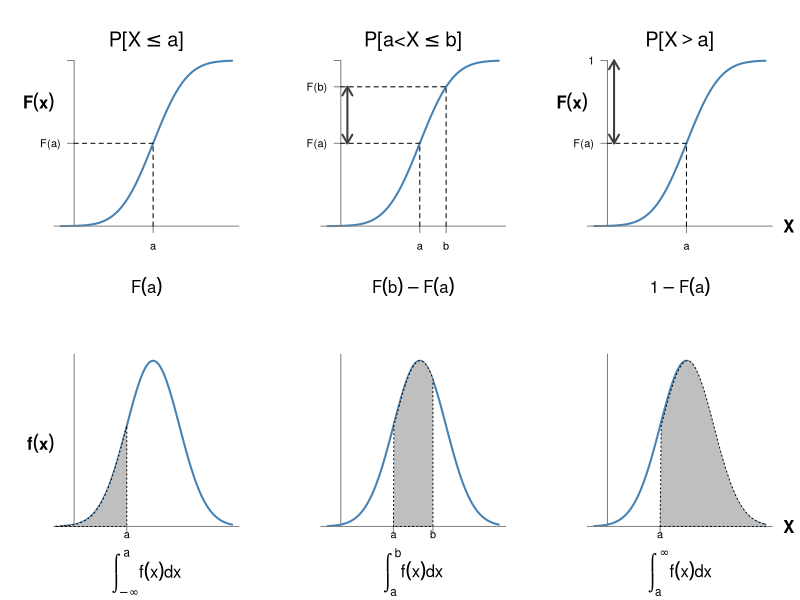
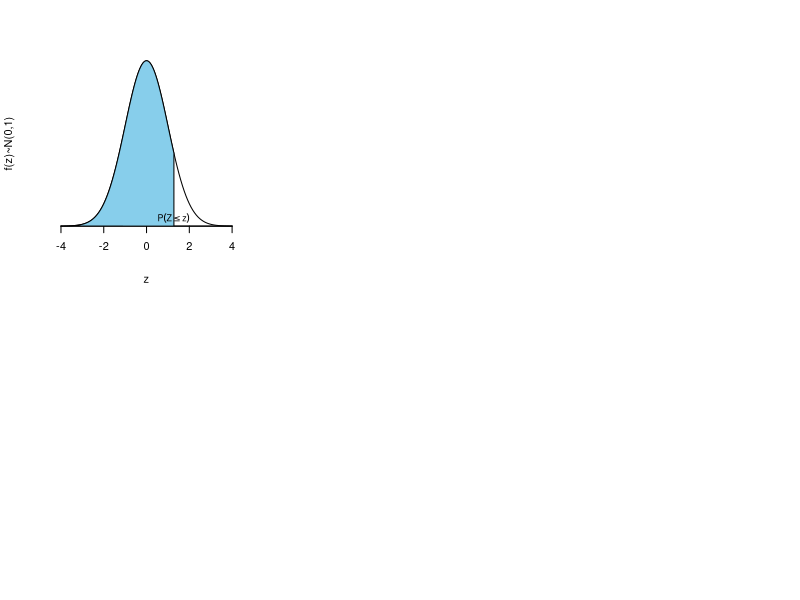

These charts were generated, in order, by the following R code:
## ---- chunk 1
# rmarkdown::render("_formulario.Rmd", output_format = "pdf_document")
## ---- chunk 2
par(mfrow=c(2,3))


## distribution 
curve(pnorm(x, mean = 3),
      xlim = c(-0.5, 6),
      ylab = "",
      col = "steelblue",
      lwd = 2,
      axes = FALSE,
      xlab = "")
axis(1, col = gray(0.5), pos = 0, at = c(-1, 3, 10),
     labels = c("", "a", ""))
axis(2, las = 2, pos = 0, col = gray(0.5),
     at = pnorm(c(-1, 3, 10), mean=3),
     labels = c("", "F(a)", ""))
mtext(expression(bold(F(x))), side = 2, at = 0.75, las = 2)
mtext(expression(F(a)), side = 1, line =4)
lines(c(3, 3), c(0, pnorm(3, mean=3)), lty = 2)
lines(c(0, 3), c(pnorm(c(3,3), mean=3)), lty = 2)
mtext(expression(P*"["*X<=a*"]"), 3, cex = 1.2, padj = 0)

## distribution 
curve(pnorm(x, mean = 3),
      xlim = c(-0.5, 6),
      ylab = "",
      col = "steelblue",
      lwd = 2,
      axes = FALSE,
      xlab = "")
axis(1, col = gray(0.5), pos = 0, at = c(-1, 3, 4, 10),
     labels = c("", "a", "b", ""))
axis(2, las = 2, pos = 0, col = gray(0.5),
     at = pnorm(c(-1, 3, 4, 10), mean=3),
     labels = c("", "F(a)", "F(b)", ""))
mtext(expression(F(b)-F(a)), side = 1, line =4)
lines(c(3, 3), c(0, pnorm(3, mean=3)), lty = 2)
lines(c(4, 4), c(0, pnorm(4, mean=3)), lty = 2)
lines(c(0, 3), c(pnorm(c(3,3), mean=3)), lty = 2)
lines(c(0, 4), c(pnorm(c(4,4), mean=3)), lty = 2)
arrows(0.25, pnorm(3, 3), 0.25, pnorm(4, 3), length = 0.1,
       code = 3, lwd=2, col = gray(0.25))
mtext(expression(P*"[a<X"<=b*"]"), cex = 1.2, padj = 0)

curve(pnorm(x, mean = 3),
      xlim = c(-0.5, 6),
      ylab = "",
      col = "steelblue",
      lwd = 2,
      axes = FALSE,
      xlab = "")
axis(1, col = gray(0.5), pos = 0, at = c(-1, 3, 10),
     labels = c("", "a", ""))
axis(2, las = 2, pos = 0, col = gray(0.5),
     at = pnorm(c(-1, 3, 10), mean=3),
     labels = c("", "F(a)", "1"))
mtext(expression(bold(F(x))), side = 2, at = 0.75, las = 2)
mtext(expression(1-F(a)), side = 1, line =4)
lines(c(3, 3), c(0, pnorm(3, mean=3)), lty = 2)
lines(c(0, 3), c(pnorm(c(3,3), mean=3)), lty = 2)
arrows(0.25, pnorm(3, 3), 0.25, pnorm(10, 3), length = 0.1,
       code = 3, lwd=2, col = gray(0.25))
mtext(expression(bold(X)), side = 4, at = 0, las = 2, adj = -1)
mtext(expression(P*"["*X>a*"]"), 3, cex = 1.2, padj = 0)

curve(dnorm(x, mean = 3),
      xlim = c(-0.5, 6),
      ylab = "",
      col = "steelblue",
      lwd = 2,
      axes = FALSE,
      xlab = "")
axis(1, col = gray(0.5), pos = 0, at = c(-1, 2, 10),
     labels = c("", "a", ""), padj = -1.5)
axis(2, las = 2, pos = 0, col = gray(0.5),
     at = c(dnorm(c(-1), mean = 3), 10),
     labels = c("", ""))
text(1.5, 0.66,
     expression(P*"[a<X"<=b*"] = "*F(b)-F(a)))
mtext(expression(bold(f(x))), side = 2, at = 0.2, las = 2)
mtext(expression(integral(f(x)*dx, -infinity, a)), 1, 4)

xx <- c(seq(-1, 2, length.out = 100))
polygon(x = c(-1, xx, 2, rev(xx)),
        y = c(0, dnorm(xx, mean = 3), rep(0, 101)), col = gray(0.75),
        lty = 3)

## Density a<x<b
curve(dnorm(x, mean = 3),
      xlim = c(-0.5, 6),
      ylab = "",
      col = "steelblue",
      lwd = 2,
      axes = FALSE,
      xlab = "")
axis(1, col = gray(0.5), pos = 0, at = c(-1, 2, 3.5, 10),
     labels = c("", "a", "b", ""), padj = -1.5)
axis(2, las = 2, pos = 0, col = gray(0.5),
     at = c(dnorm(c(-1), mean = 3), 10),
     labels = c("", ""))

mtext(expression(integral(f(x)*dx, a, b)), 1, 4)
xx <- c(seq(2, 3.5, length.out = 100))
polygon(x = c(xx, 3.5, rev(xx), 2),
        y = c(0, dnorm(xx, mean = 3), rep(0, 101)), col = gray(0.75),
        lty = 3)

## Density x>a
curve(dnorm(x, mean = 3),
      xlim = c(-0.5, 6),
      ylab = "",
      col = "steelblue",
      lwd = 2,
      axes = FALSE,
      xlab = "")
axis(1, col = gray(0.5), pos = 0, at = c(-1, 2, 10),
     labels = c("", "a", ""), padj = -1.5)
axis(2, las = 2, pos = 0, col = gray(0.5),
     at = c(dnorm(c(-1), mean = 3), 10),
     labels = c("", ""))
# text(1.5, 0.66,
#      expression(P*"[a<X"<=b*"]")) # = "*F(b)-F(a)))
# lines(c(2, 2), c(0, dnorm(2, mean=3)), lty = 2)
# lines(c(0, 2), c(dnorm(c(2,2), mean=3)), lty = 2)
mtext(expression(bold(X)), side = 4, at = 0, las = 2, adj = -1)
# mtext(expression(bold(f(x))), side = 2, at = 0.2, las = 2)

mtext(expression(integral(f(x)*dx, a, infinity)), 1, 4)
xx <- c(seq(2, 6, length.out = 100))
polygon(x = c(xx, 6, rev(xx), 2),
        y = c(0, dnorm(xx, mean = 3), rep(0, 101)), col = gray(0.75),
        lty = 3)
## ---- chunk 3
# library(xtable)

# newm <- xtable(m, digits = 4, align = "|c|cccccccccc|")
## ---- chunk 4
curve(dnorm, -4, 4, axes = FALSE, ylab = "f(z)~N(0,1)", xlab = "z")
axis(1, pos=0)
cord.x <- seq(-4, 1.28, by = 0.01)
cord.y <- dnorm(cord.x)
polygon(c(cord.x, 1.28, 4), c(cord.y, rep(0, 2)), col='skyblue')
text(0.2, 0.015, expression(P(Z<=z)), pos = 4, cex = 0.8)
## ---- chunk 5
options(digits = 4)
u <- seq(0, 3.99, by = 0.01)
p <- pnorm(u, lower.tail = TRUE)
m <- matrix(p, ncol = 10, byrow = TRUE)
dimnames(m) <- list(z = formatC(seq(0, 3.9, by = 0.1), digits = 1, format = "f"),
                    zz =formatC(seq(0, 0.09, by = 0.01), digits = 2, format = "f"))
# library(pander)
# pandoc.table(m)

tm <- cbind(as.numeric(rownames(m)), m)
colnames(tm)[1] <- "z"
knitr::kable(tm, row.names = FALSE)
